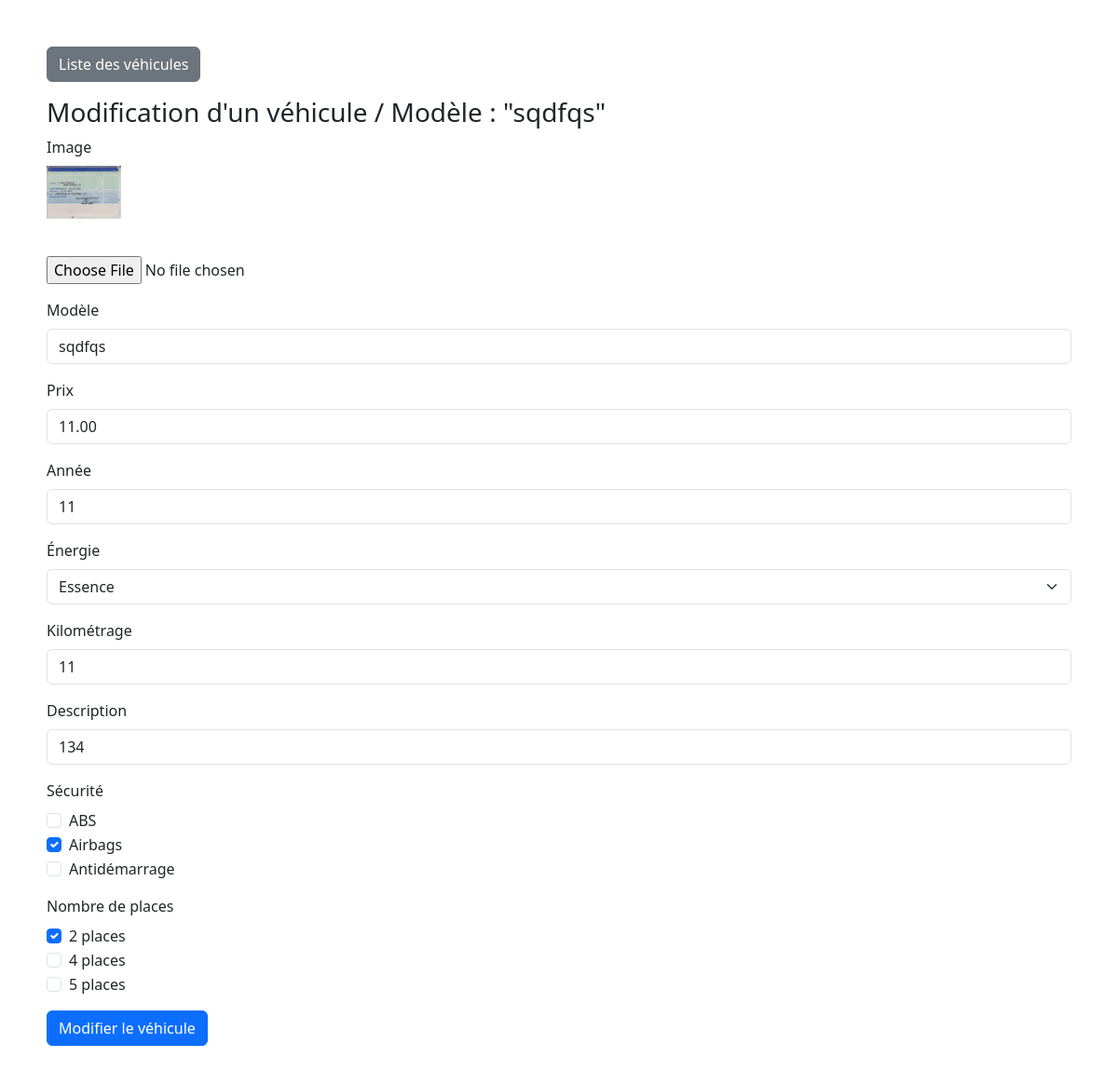
The page /apps/cars/update.php?id=42 on the database its author committed.
### tables this page shows
CREATE TABLE `cars` (
  `id` int(11) NOT NULL,
  `img` varchar(255) DEFAULT NULL,
  `modele` varchar(255) DEFAULT NULL,
  `prix` decimal(10,2) DEFAULT NULL,
  `annee` int(11) DEFAULT NULL,
  `energie` varchar(50) DEFAULT NULL,
  `kilometrage` int(11) DEFAULT NULL,
  `description` text,
  `securite` text,
  `places` text,
  `options_list` varchar(255) DEFAULT NULL,
  `create_at` datetime DEFAULT NULL
);

### apps/cars/update.php (the view, shortened to what this page needs)
<?php
$dsn = 'mysql:host=localhost;dbname=gparrot';
$pdo = new PDO($dsn, 'admin', 'pass');
$pdo->setAttribute(PDO::ATTR_ERRMODE, PDO::ERRMODE_EXCEPTION);
$id = $_GET['id'] ?? null;
$stmt = $pdo->prepare("SELECT * FROM cars WHERE id = :id");
$stmt->bindValue(':id', $id);
$stmt->execute();
$car = $stmt->fetch(PDO::FETCH_ASSOC);
$imgPath = $car['img'];
$modele = $car['modele'];
$prix = $car['prix'];
$annee = $car['annee'];
$energie = $car['energie'];
$kilometrage = $car['kilometrage'];
$description = $car['description'];
$securite = !empty($car['securite']) ? explode(',', $car['securite']) : [];
$places = !empty($car['places']) ? explode(',', $car['places']) : [];
?>
<!DOCTYPE html>
<html lang="fr">
<head>
    <link href="https://cdn.jsdelivr.net/npm/bootstrap@5.3.0-alpha3/dist/css/bootstrap.min.css" rel="stylesheet">
    <link href="https://getbootstrap.com/docs/5.3/assets/css/docs.css" rel="stylesheet">
    <link rel="stylesheet" href="app.css">
</head>
<body>
    <p>
        <a href="index.php" class="btn btn-secondary">Liste des véhicules</a>
    </p>
    <h3>Modification d'un véhicule / Modèle : "<?php echo $car['modele'] ?>"</h3>
    <form method="post" enctype="multipart/form-data">
        <div class="mb-3">
            <label class="form-label">Image</label><br>
            <?php if ($imgPath): ?>
                <p><img src="<?php echo $imgPath ?>" alt="Voiture occasion" style="width: 80px;"></p><br>
            <?php endif; ?>
            <input type="file" name="img">
        </div>
        <div class="mb-3">
            <label class="form-label">Modèle</label><br>
            <input type="text" class="form-control" name="modele" value="<?php echo $modele ?>">
        </div>
        <div class="mb-3">
            <label class="form-label">Prix</label><br>
            <input type="number" class="form-control" name="prix" value="<?php echo $prix ?>">
        </div>
        <div class="mb-3">
            <label class="form-label">Année</label><br>
            <input type="number" class="form-control" name="annee" value="<?php echo $annee ?>">
        </div>
        <div class="mb-3">
            <label class="form-label">Énergie</label><br>
            <select class="form-select" name="energie">
                <option value="essence" <?php if ($energie == 'essence') echo 'selected'; ?>>Essence</option>
            </select>
        </div>
        <div class="mb-3">
            <label class="form-label">Kilométrage</label><br>
            <input type="number" class="form-control" name="kilometrage" value="<?php echo $kilometrage ?>">
        </div>
        <div class="mb-3">
            <label class="form-label">Description</label><br>
            <input type="text" class="form-control" name="description" value="<?php echo $description ?>">
        </div>
        <div class="mb-3">
            <label class="form-label">Sécurité</label><br>
            <div class="form-check">
                <input class="form-check-input" type="checkbox" name="securite[]" value="ABS" <?php if (in_array('ABS', $securite)) echo 'checked'; ?>>
                <label class="form-check-label">ABS</label>
            </div>
            <div class="form-check">
                <input class="form-check-input" type="checkbox" name="securite[]" value="Airbags" <?php if (in_array('Airbags', $securite)) echo 'checked'; ?>>
                <label class="form-check-label">Airbags</label>
            </div>
            <div class="form-check">
                <input class="form-check-input" type="checkbox" name="securite[]" value="Antidémarrage" <?php if (in_array('Antidémarrage', $securite)) echo 'checked'; ?>>
                <label class="form-check-label">Antidémarrage</label>
            </div>
        </div>
        <div class="mb-3">
            <label class="form-label">Nombre de places</label><br>
            <div class="form-check">
                <input class="form-check-input" type="checkbox" name="places[]" value="2" <?php if (in_array('2', $places)) echo 'checked'; ?>>
                <label class="form-check-label">2 places</label>
            </div>
            <div class="form-check">
                <input class="form-check-input" type="checkbox" name="places[]" value="4" <?php if (in_array('4', $places)) echo 'checked'; ?>>
                <label class="form-check-label">4 places</label>
            </div>
            <div class="form-check">
                <input class="form-check-input" type="checkbox" name="places[]" value="5" <?php if (in_array('5', $places)) echo 'checked'; ?>>
                <label class="form-check-label">5 places</label>
            </div>
        </div>
        <button type="submit" class="btn btn-primary">Modifier le véhicule</button>
    </form>
</body>
</html>

### apps/cars/app.css (style rules this page uses)
body { padding:50px; }

### rows shown on the page
cars: modele "sqdfqs", img (picture), prix "11.00", annee "11", energie "Essence", kilometrage "11", description "134", securite "☑", places "☑"
